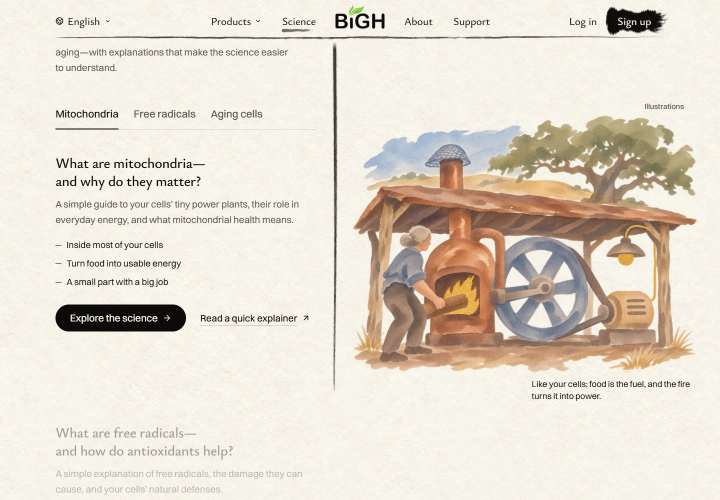
#> input picture reference/ink-pages/mockups/home-science-california/actual-page/1440-topic-0.jpg, 1440 x 1000 px (shown at 1/2 size)
$ python -i qa_turmerific_ink.py   (imports and definitions only)
#> lines starting #> are read from the running program, lines starting #| are printed output that depends on the picture
#> further down, picture is the input picture: PIL image 1440x1000 RGB; mean R, G, B 227.1, 219.4, 205.6
### scripts/qa/stall_guard.py
"""A freeze alarm for the page checks.

The checks drive real browsers for many minutes, and a browser can stop answering without an
error: page.evaluate and some waits have no time limit of their own. On November 4, 2026 qa_nav
sat idle on the public demo for 55 minutes after 259 passes and no fails, and nobody could tell a
slow run from a stuck one.

Importing this module watches the check's own output. If no new line is printed for
QA_STALL_MINUTES (default 10), it prints one FAIL line naming the last line that was printed and
ends the run at once with exit code 3, so a freeze reads as a failure instead of a run that never
ends. It also makes the output line-buffered, so a log file shows each check as it finishes.

Import it after any sys.stdout.reconfigure(...) call:

    import stall_guard  # noqa: F401  (ends a frozen run; see stall_guard.py)
"""

import os
import sys
import threading
import time

LIMIT = float(os.environ.get("QA_STALL_MINUTES", "10")) * 60


class _Watched:
    """sys.stdout that notes when it was last written to."""

    def __init__(self, stream):
        self._stream = stream
        self.beat = time.monotonic()
        self.last = "(nothing printed yet)"

    # [5 lines left out: function write, not called in this run]

    def __getattr__(self, name):
        return getattr(self._stream, name)


def _watch(out):
    while True:
        time.sleep(min(15, LIMIT / 4))
        quiet = time.monotonic() - out.beat
        if quiet > LIMIT:
            minutes = quiet / 60
            out._stream.write(
                f"FAIL frozen: nothing printed for {minutes:.1f} minutes, so the run was stopped."
                f" The last line was: {out.last[:200]}\n"
            )
            out._stream.flush()
            os._exit(3)


if not isinstance(sys.stdout, _Watched):
    sys.stdout.reconfigure(line_buffering=True)
    sys.stdout = _Watched(sys.stdout)
    threading.Thread(target=_watch, args=(sys.stdout,), daemon=True).start()

### scripts/qa/qa_turmerific_ink.py
"""QA for Turmerific's ink page (Mo, October 16, 2026; picks and paintings in
reference/ink-pages/turmerific/README.md). The template is NuriCell's (qa_nuricell_ink.py) with Green
Bee Propolis's additions (qa_propolis_ink.py); this checks what Turmerific brings: its one-word name
split round the bottle, the gold soaking into the paper, one ingredient, the painted 2 × 30 = 60,
the real bottle inside the painted turmeric plant.

Sections (all, or --only=a,b):
  shell       200 in the ink look, one h1 (Turmerific), the real bottle, no canvas, no console
              errors (1440x900, 390x844)
  name        1920 to 360: both halves inside the wrap; from 960px on one row clear of the bottle's
              glass, below it one word over the bottle; vi too
  field       the opening's painting, the turmeric field (Mo picked A, November 16, 2026), 2560 to
              360: drawn and multiplied behind the name, the window's width and up to its top, the
              bottle's foot on its ground with its own earth in front, the name over the land from
              960px, the words under the painting, no sideways scroll; without scripts too; Green
              Bee Propolis keeps its own opening
  chapters    overview, why, inside, research, daily, buy (no people); each its own painting;
              "Inside every capsule, one ingredient."; 1,000 mg; the painted sum; all six studies; the
              questions, with no liver answer yet (Mo's research); the paintings in colour
  soak        the gold waits, then soaks in layer by layer from the slice, the gold area growing;
              ends whole with its glint; reduced motion and no script: whole from the first paint
  multiply    every painting multiplies onto the paper with no box
  buy         the real bottle (turmerific.png) stands inside the scene, centred; the front layer
              multiplies over its foot and changes nothing beside it; captioned; Add to cart
  size        both bottles exactly NuriCell's size (1440, 1024, 390)
  layout      sizes 1536 to 360: no sideways scroll, painting on its own side of its words from 960px (alternating) and above
              them below, text 15px+
  deep_links  #chapter-<id> lands its heading under the menu bar
  languages   kr, jp, cns, vn: 200, no console errors, the new strings translated
Pictures: scripts/qa/out/turmerific-ink/.

usage: python -X utf8 scripts/qa/qa_turmerific_ink.py [base-url] [--only=shell,name,...]
"""

import io
import re
import sys
from pathlib import Path

from PIL import Image
from playwright.sync_api import sync_playwright

# [1 line not run here, left out]
import stall_guard  # noqa: E402,F401  (ends a frozen run; see stall_guard.py)
ARGS = [a for a in sys.argv[1:] if not a.startswith("--")]
BASE = ARGS[0] if ARGS else "http://localhost:3054"
ONLY = next((a.split("=", 1)[1].split(",") for a in sys.argv[1:] if a.startswith("--only=")), None)
REPO = Path(__file__).resolve().parents[2]
OUT = REPO / "scripts/qa/out/turmerific-ink"
# [1 line not run here, left out]
PATH = "/en/products/turmerific"
CHAPTERS = ["overview", "why", "inside", "research", "daily", "buy"]
PAINTED = ["why", "inside", "research", "daily"]
PREFETCH_CSS = re.compile(r"was preloaded using link preload but not used")
SIZES = [(1920, 1080), (1536, 864), (1440, 900), (1280, 800), (1024, 768), (960, 800), (900, 900), (768, 1024), (390, 844), (360, 780)]
results = []


def check(name, ok, detail=""):
    results.append((name, bool(ok), detail))
    print(f"{'PASS' if ok else 'FAIL'} {name}" + (f"  ({detail})" if detail else ""), flush=True)


# [21 lines left out: functions opened, bring, not called in this run]


def patch(img, x, y, n=10):
    px = [img.getpixel((min(xx, img.width - 1), min(yy, img.height - 1))) for xx in range(x, x + n) for yy in range(y, y + n)]
    return tuple(round(sum(c[i] for c in px) / len(px), 1) for i in range(3))


def gold_share(img):
    """The share of a picture's pixels that are clearly golden (saturated and warm)."""
    hsv = img.convert("RGB").convert("HSV")
#> hsv: PIL image 1440x1000 HSV; mean H, S, V 35.5, 28.9, 227.6
    h, s, v = hsv.split()
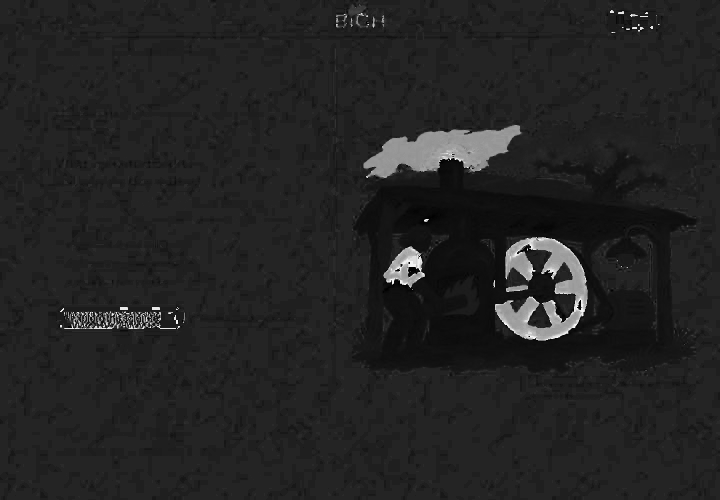
#> h: PIL image 1440x1000 L (shown at 1/2 size); min 0, max 253, mean 35.5
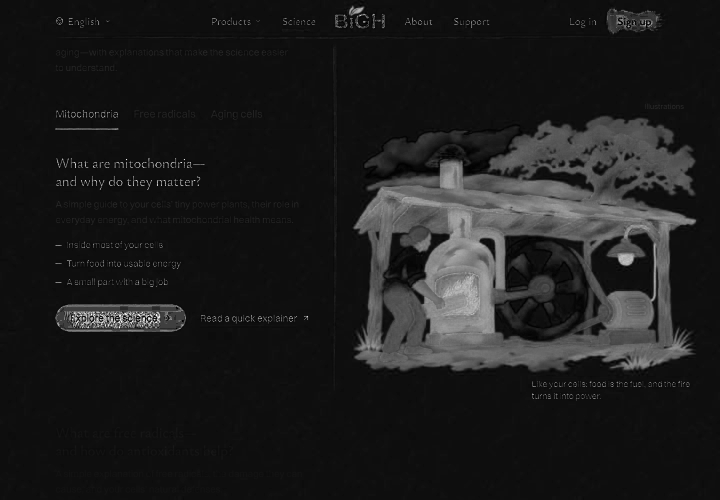
#> s: PIL image 1440x1000 L (shown at 1/2 size); min 0, max 255, mean 28.9
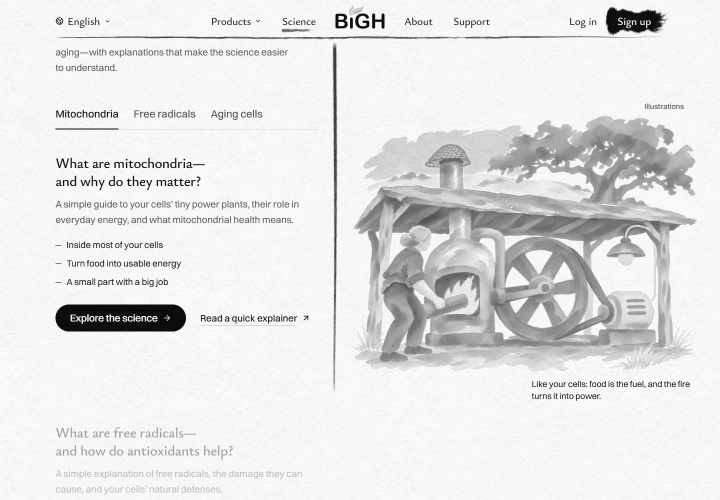
#> v: PIL image 1440x1000 L (shown at 1/2 size); min 0, max 255, mean 227.6
    hb, sb, vb = h.tobytes(), s.tobytes(), v.tobytes()
    n = sum(1 for i in range(len(sb)) if sb[i] > 70 and vb[i] > 120 and 15 <= hb[i] <= 45)
#> n = 146220
    return n / len(sb)


# [18 lines left out: function shell, not called in this run]


NAME_BOXES = """() => {
  const h = document.querySelector('h1#product-name');
  const wrap = h.parentElement.getBoundingClientRect();
  const style = getComputedStyle(h.parentElement);
  const inner = [wrap.left + parseFloat(style.paddingLeft), wrap.right - parseFloat(style.paddingRight)];
  const box = (el) => { const r = el.getBoundingClientRect(); return { l: r.left, r: r.right, t: r.top, b: r.bottom }; };
  const first = h.querySelector('[class*=first]'), second = h.querySelector('[class*=second]');
  // The bottle photo itself: since November 16, 2026 the bottle's box also holds the field painting
  // and its front earth (painted-opening.tsx).
  const bottle = h.querySelector('[class*=stand] img[class*=bottle]');
  // The bottle's glass: the photo has a wide transparent margin (its visible part is about 52% of
  // its width, centred).
  const b = box(bottle), mid = (b.l + b.r) / 2, half = (b.r - b.l) * 0.52 / 2;
  return { inner, first: box(first), second: box(second), glass: { l: mid - half, r: mid + half, t: b.t, b: b.b } };
}"""


# [27 lines left out: function name, not called in this run]


GONE = ['Why the form matters', 'What’s inside']

EXPECT = [
    "A golden compound.",
    "A hard one to absorb.",
    "Curcumin is the compound that gives turmeric its golden color.",
    "Longvida® carries curcumin in tiny particles of fat, designed to help your body absorb it.",
    "Inside every capsule, one ingredient.",
    "Longvida® curcumin",
    "Amount per serving of 2 capsules, as printed on the Turmerific label.",
    "Other ingredients: rice flour, vegetable oil powder",
    "These studies are about Longvida®, the curcumin in Turmerific, not the finished product.",
    "One bottle, one month.",
    "Take 1 to 2 capsules a day, or as your healthcare professional advises.",
    "Developed under the direction and guidance of Dr.",
    "Is the 1,000 mg all curcumin?",
    "These statements have not been evaluated by the Food and Drug Administration.",
]


# [53 lines left out: function chapters, not called in this run]


SOAK = """() => { const f = document.querySelector('[data-chapter="why"] figure[data-soak]');
  if (!f) return null;
  const lit = f.querySelector('img[data-lit]'), gold = f.querySelector('[class*=litGold]');
  const layers = [...f.querySelectorAll('img[data-soak-layer]')];
  const cs = (e) => getComputedStyle(e);
  return { light: f.dataset.light, bloom: f.querySelector('img:not([data-lit]):not([data-soak-layer])').dataset.bloom,
           lit: Number(cs(lit).opacity), layers: layers.map(l => Number(cs(l).opacity)),
           masks: layers.map(l => (cs(l).maskImage || cs(l).webkitMaskImage || '')),
           positions: layers.map(l => (cs(l).maskPosition || cs(l).webkitMaskPosition || '')),
           glint: gold ? Number(cs(gold).opacity) : null }; }"""


# [62 lines left out: functions soak, multiply, not called in this run]


BUY = """() => { const f = document.querySelector('[data-chapter="buy"] figure[data-scene]');
  if (!f) return null;
  const stage = f.querySelector('[class*=sceneStage]'), fr = stage.getBoundingClientRect();
  const bottle = f.querySelector('img[class*=buyBottle]'), b = bottle.getBoundingClientRect();
  const front = f.querySelector('[data-scene-front]');
  return { src: decodeURIComponent(bottle.currentSrc || bottle.src), alt: bottle.alt,
           figure: [fr.left, fr.right, fr.top, fr.bottom], bottle: [b.left, b.right, b.top, b.bottom],
           front: front ? { blend: getComputedStyle(front).mixBlendMode, after: !!(bottle.compareDocumentPosition(front) & Node.DOCUMENT_POSITION_FOLLOWING),
                            hidden: front.getAttribute('aria-hidden') === 'true' && front.alt === '' } : null,
           caption: f.querySelector('figcaption')?.textContent.trim(),
           button: !!document.querySelector('[data-chapter="buy"] button') }; }"""


# [50 lines left out: functions front_only_on_bottle, buy, not called in this run]


SIZE = """() => { const w = (s) => Math.round(document.querySelector(s)?.getBoundingClientRect().width ?? -1);
  return [w('[data-chapter=overview] img[class*=bottle]'), w('[data-chapter=buy] img[class*=buyBottle]')]; }"""


# [12 lines left out: function bottle_size, not called in this run]


# From 960px the chapters alternate sides (November 18, 2026; AGENTS.md "Even rhythm"): these
# have their painting right of their words, the others left.
RIGHT_SIDE = ['inside', 'daily']


# [34 lines left out: functions layout, deep_links, not called in this run]


NEW = {
    "kr": "캡슐 하나에 성분 하나.",
    "jp": "1カプセルに、成分はひとつ。",
    "cns": "每粒胶囊，只有一种成分。",
    "vn": "Mỗi viên nang, một thành phần.",
}


# [11 lines left out: function languages, not called in this run]


FIELD = """() => {
  const sec = document.querySelector('[data-chapter="overview"]');
  const v = sec.querySelector('[data-opening-painting]');
  if (!v) return null;
  const css = getComputedStyle(sec);
  const num = (n) => parseFloat(css.getPropertyValue(n));
  const box = (el) => { const r = el.getBoundingClientRect(); return { l: r.left, r: r.right, t: r.top, b: r.bottom }; };
  const img = v.querySelector('picture img');
  const bottle = sec.querySelector('h1 img[class*=bottle]'), b = box(bottle), bh = b.b - b.t;
  const front = sec.querySelector('img[class*=paintingFront]');
  const second = sec.querySelector('h1 [class*=second]');
  const probe = document.createElement('span');
  Object.assign(probe.style, { display: 'inline-block', width: '0', height: '0', verticalAlign: 'baseline' });
  second.append(probe); const baseline = probe.getBoundingClientRect().top; probe.remove();
  const p = box(v), rows = num('--paint-rows');
  const at = (row) => p.t + (row / rows) * (p.b - p.t);
  return { src: decodeURIComponent(img.currentSrc || img.src), decoded: img.complete && img.naturalWidth > 1,
           blend: getComputedStyle(v).mixBlendMode, z: getComputedStyle(v).zIndex,
           painting: p, W: document.documentElement.clientWidth,
           sideways: document.documentElement.scrollWidth - document.documentElement.clientWidth,
           hills: at(num('--paint-hills')), ground: at(num('--paint-ground')), end: at(num('--paint-end')),
           foot: b.t + (1242 / 1278) * bh, bottleH: bh, glassMid: (b.l + b.r) / 2,
           front: front ? { ...box(front), z: getComputedStyle(front).zIndex, decoded: front.complete && front.naturalWidth > 1 } : null,
           baseline, size: parseFloat(getComputedStyle(sec.querySelector('h1')).fontSize),
           words: sec.querySelector('h1 + div').getBoundingClientRect().top };
}"""

FIELD_SIZES = [(2560, 1300), (1920, 1080), (1536, 864), (1440, 900), (1440, 700), (1280, 800), (1024, 768), (960, 800), (768, 1024), (390, 844), (360, 780)]


# [61 lines left out: function field, not called in this run]


SECTIONS = {
    "shell": shell,
    "name": name,
    "field": field,
    "chapters": chapters,
    "soak": soak,
    "multiply": multiply,
    "buy": buy,
    "size": bottle_size,
    "layout": layout,
    "deep_links": deep_links,
    "languages": languages,
}

# [10 lines not run here, left out]

>>> from PIL import Image
>>> picture = Image.open('../../reference/ink-pages/mockups/home-science-california/actual-page/1440-topic-0.jpg')
>>> result = gold_share(picture)
#> result = 0.102

$ run again, on reference/ink-pages/mockups/home-science-california/actual-page/1440-topic-2.jpg
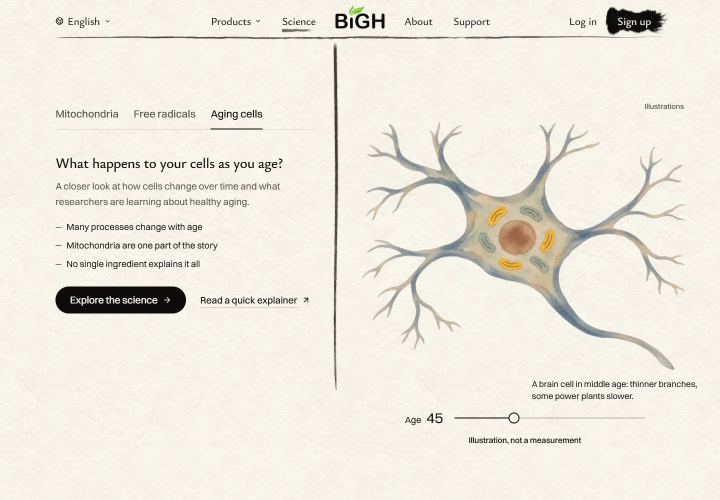
#> input picture reference/ink-pages/mockups/home-science-california/actual-page/1440-topic-2.jpg, 1440 x 1000 px (shown at 1/2 size)
#> picture is the input picture: PIL image 1440x1000 RGB; mean R, G, B 237.2, 234.1, 222.5
#> hsv: PIL image 1440x1000 HSV; mean H, S, V 34.7, 17.2, 237.4
#> in gold_share, `h, s, v = hsv.split()`:
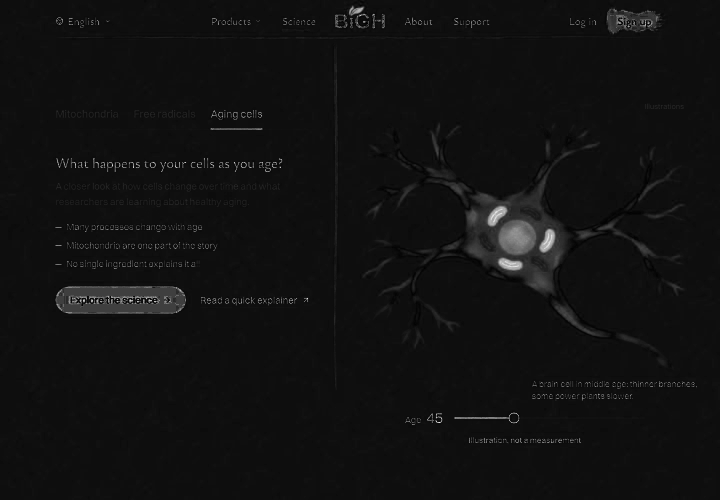
#> s: PIL image 1440x1000 L (shown at 1/2 size); min 0, max 255, mean 17.2
#> in gold_share, `h, s, v = hsv.split()`:
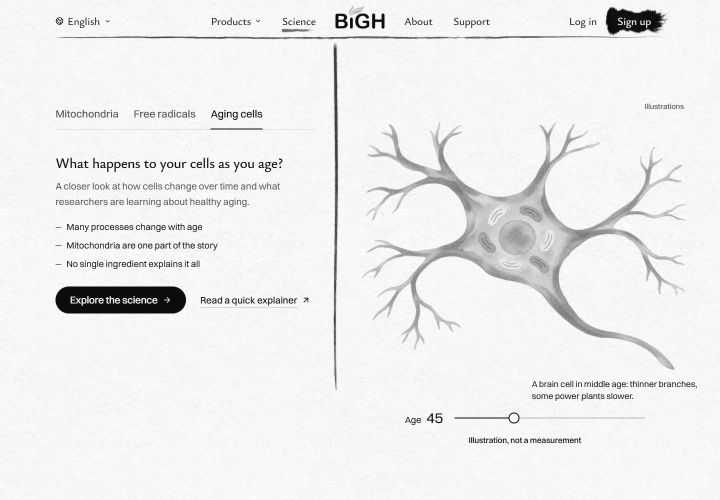
#> v: PIL image 1440x1000 L (shown at 1/2 size); min 0, max 255, mean 237.4
#> n = 7886
#> result = 0.00548

$ run again, on reference/ink-pages/mockups/home-science-california/actual-page/390-topic-0.jpg
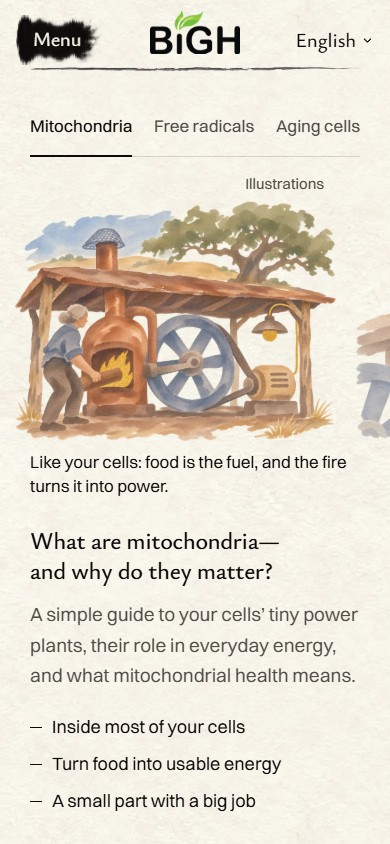
#> input picture reference/ink-pages/mockups/home-science-california/actual-page/390-topic-0.jpg, 390 x 844 px
#> picture is the input picture: PIL image 390x844 RGB; mean R, G, B 223.6, 216.1, 202.6
#> hsv: PIL image 390x844 HSV; mean H, S, V 35.4, 29, 224.1
#> in gold_share, `h, s, v = hsv.split()`:
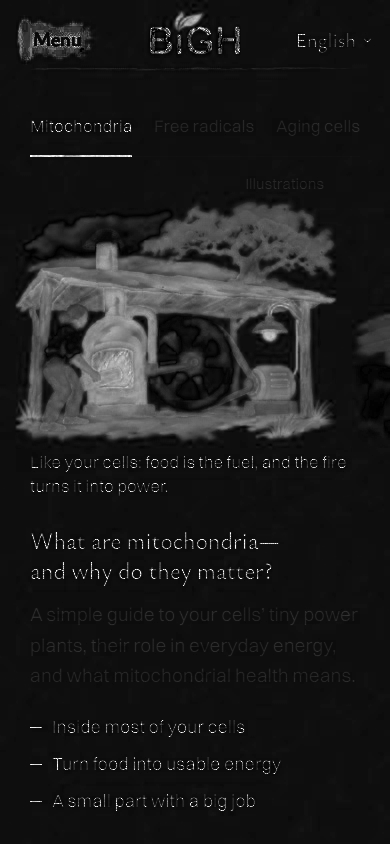
#> s: PIL image 390x844 L; min 0, max 255, mean 29
#> in gold_share, `h, s, v = hsv.split()`:
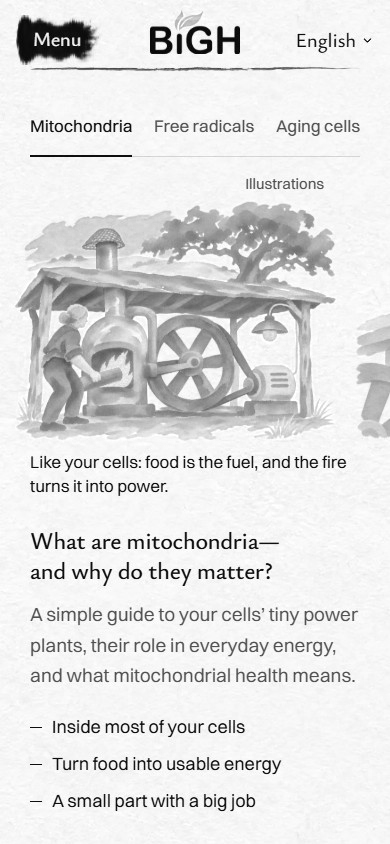
#> v: PIL image 390x844 L; min 1, max 255, mean 224.1
#> n = 30708
#> result = 0.0933

$ run again, on reference/ink-pages/mockups/home-science-california/actual-page/390-topic-1.jpg
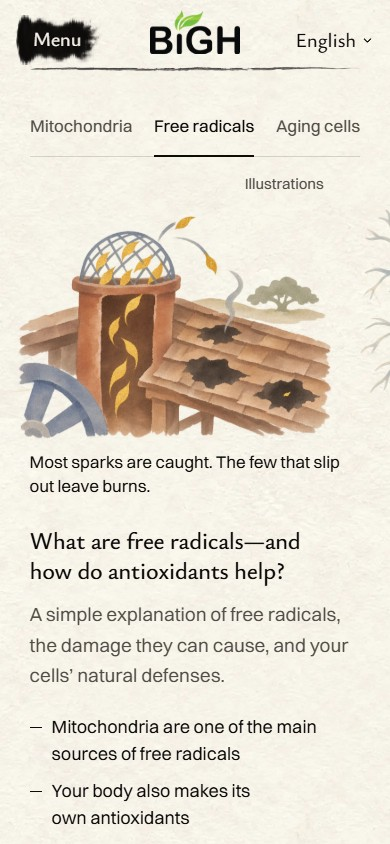
#> input picture reference/ink-pages/mockups/home-science-california/actual-page/390-topic-1.jpg, 390 x 844 px
#> picture is the input picture: PIL image 390x844 RGB; mean R, G, B 225.9, 218.9, 205.7
#> hsv: PIL image 390x844 HSV; mean H, S, V 33.6, 27.6, 226.1
#> in gold_share, `h, s, v = hsv.split()`:
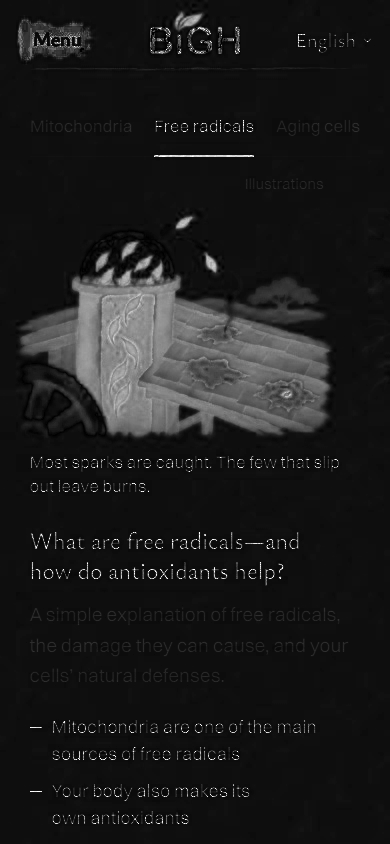
#> s: PIL image 390x844 L; min 0, max 255, mean 27.6
#> in gold_share, `h, s, v = hsv.split()`:
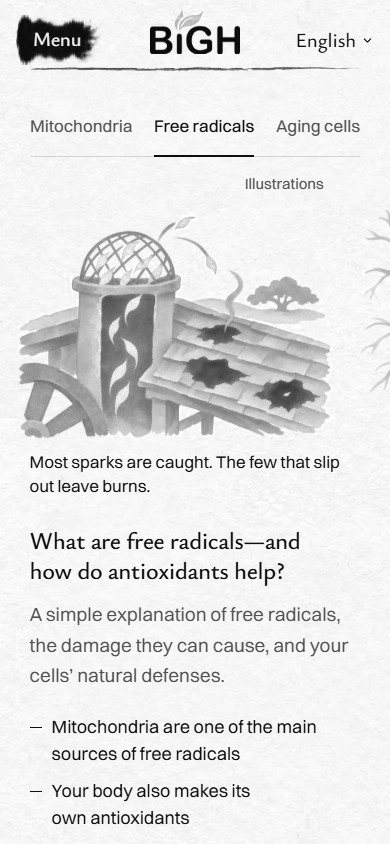
#> v: PIL image 390x844 L; min 1, max 255, mean 226.1
#> n = 25136
#> result = 0.0764
